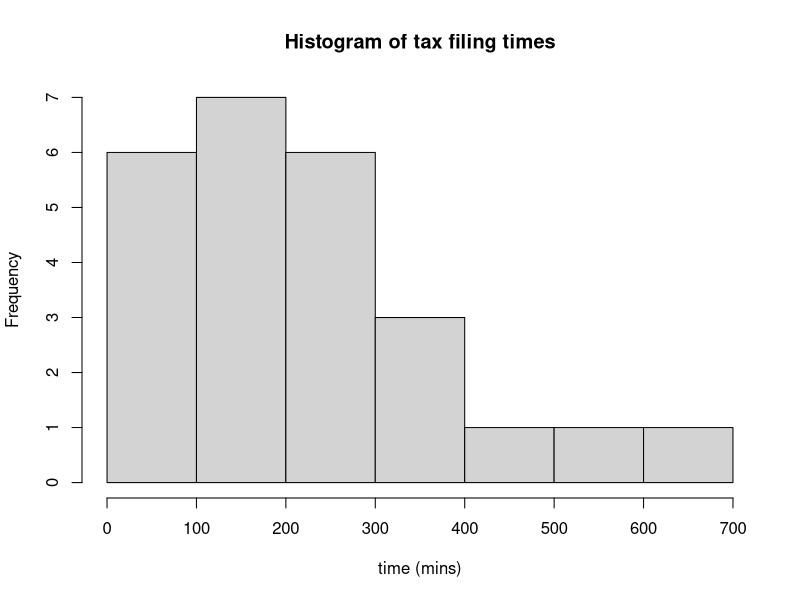

R code for this plot:
## ---- chunk 1
knitr::opts_chunk$set(echo = TRUE)
## ---- chunk 2
data<-c(16, 24, 25, 48, 68, 91, 112, 121, 145 ,150, 172, 181, 194, 201, 205, 221, 242, 250, 252, 315, 365, 382, 422, 511, 614)

hist(data, main="Histogram of tax filing times", xlab="time (mins)")
## ---- chunk 3
B = length(data[data>150]) # test statistic of num greater than null hypothesis
print(B)

sum(dbinom(15:24, 24, 0.5)) # probability there are more than 15 values greater than null

binom.test(15, n=24, p=0.5, alternative="greater") # 24 values not equal to the null of 150
## ---- chunk 4
pnorm(1.1547, 0, 1, lower.tail = FALSE)
## ---- chunk 5
qnorm(.025, lower.tail=FALSE) # z critical value = 1.959964
## ---- chunk 6
2*pnorm(q=-2.162194)
## ---- chunk 7
(z.crit=qnorm(.025, lower.tail=FALSE))  #critical Value for 95% confidence
## ---- chunk 8
z.crit*0.04732864 #z value * SE
